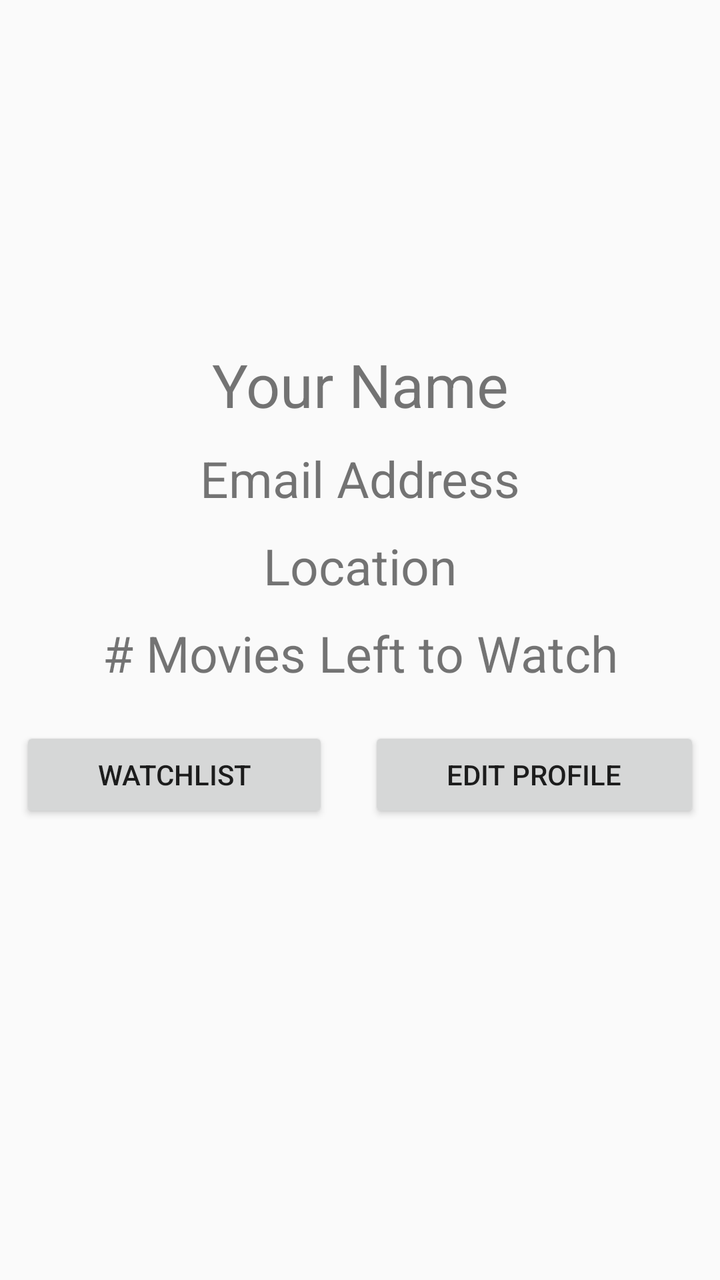
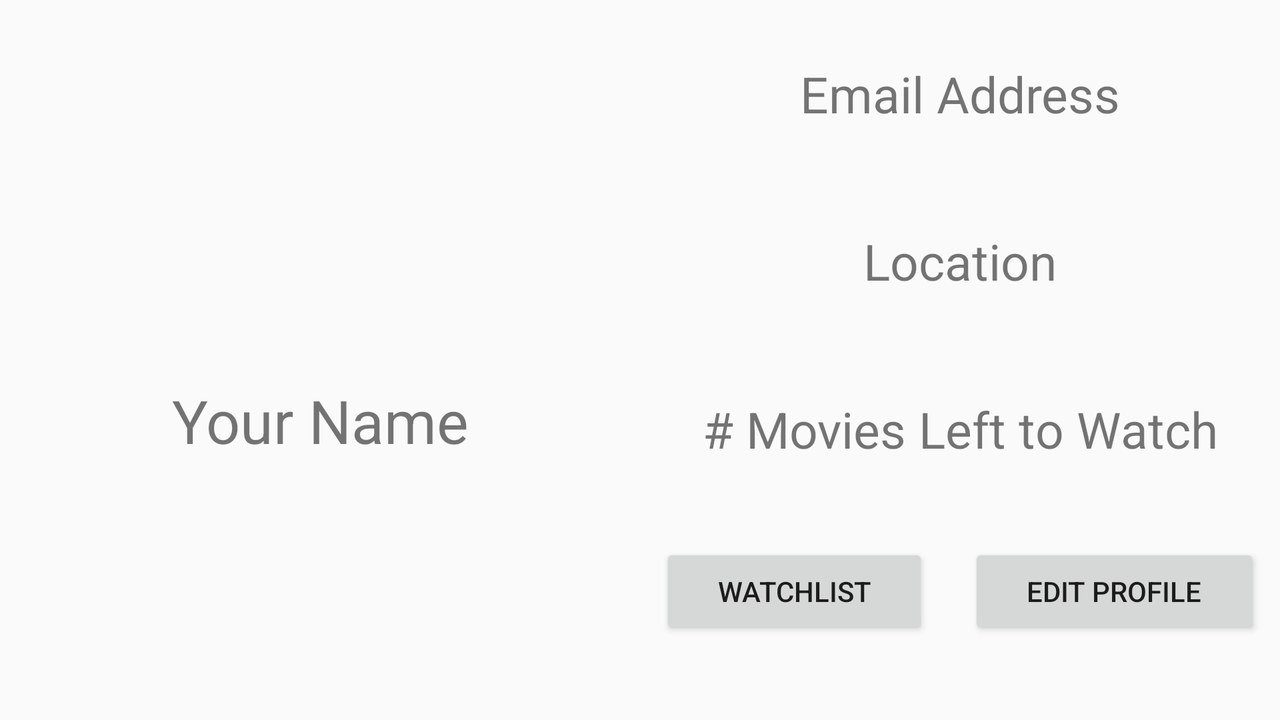

First picture: res/layout/ on a phone held upright. Second picture: the repository's own variant of that layout, on a device whose configuration matches the variant's folder. Source for both follows.
<!-- AndroidManifest.xml: application theme AppTheme -->
<!-- res/layout/tab_profile.xml -->
<?xml version="1.0" encoding="utf-8"?>
<LinearLayout xmlns:android="http://schemas.android.com/apk/res/android"
    xmlns:app="http://schemas.android.com/apk/res-auto"
    xmlns:tools="http://schemas.android.com/tools"
    android:id="@+id/profileLinearLayout"
    android:layout_width="match_parent"
    android:layout_height="match_parent"
    android:orientation="vertical"
    tools:context="com.example.davidngo.moviepal.ProfileTab"
    android:weightSum="1">

    <LinearLayout
        android:layout_width="match_parent"
        android:layout_height="wrap_content"
        android:layout_weight="1"
        android:orientation="vertical">

        <ImageView
            android:id="@+id/profilePicture"
            android:layout_width="145dp"
            android:layout_height="145dp"
            android:layout_gravity="center"
            android:src="@mipmap/ic_launcher_round"
            android:layout_marginTop="17dp"
            android:layout_alignParentTop="true"
            android:layout_centerHorizontal="true" />

        <TextView
            android:id="@+id/name"
            android:layout_width="match_parent"
            android:layout_height="wrap_content"
            android:gravity="center"
            android:text="Your Name"
            android:layout_marginTop="10dp"
            android:textSize="30dp"
            android:layout_centerHorizontal="true" />
        <TextView
            android:id="@+id/email"
            android:layout_width="match_parent"
            android:layout_height="wrap_content"
            android:gravity="center"
            android:layout_marginTop="10dp"
            android:text="Email Address"
            android:textSize="25dp"
            android:layout_alignParentLeft="true"
            android:layout_alignParentStart="true" />

        <TextView
            android:id="@+id/location"
            android:layout_width="match_parent"
            android:layout_height="wrap_content"
            android:gravity="center"
            android:text="Location"
            android:textSize="25dp"
            android:layout_marginTop="10dp"

            android:layout_alignParentLeft="true"
            android:layout_alignParentStart="true" />

        <TextView
            android:id="@+id/watchlistNum"
            android:layout_width="match_parent"
            android:layout_height="wrap_content"
            android:gravity="center"
            android:text="# Movies Left to Watch"
            android:textSize="25dp"
            android:layout_marginTop="10dp"
            android:layout_below="@+id/email"
            android:layout_alignParentLeft="true"
            android:layout_alignParentStart="true" />

        <LinearLayout
            android:layout_width="match_parent"
            android:layout_height="wrap_content"
            android:layout_weight="1"
            android:layout_marginTop="20dp"
            android:orientation="horizontal">


            <Button
                android:id="@+id/watchlistButton"
                android:layout_width="wrap_content"
                android:layout_height="wrap_content"
                android:layout_weight="1"
                android:text="Watchlist"
                android:layout_marginLeft="10dp"
                android:layout_marginRight="20dp"/>

            <Button
                android:id="@+id/editInfo"
                android:layout_width="wrap_content"
                android:layout_height="wrap_content"
                android:layout_weight="1"
                android:layout_marginRight="10dp"
                android:text="Edit Profile" />
        </LinearLayout>
    </LinearLayout>
</LinearLayout>
<!-- resources referenced by this layout -->
<resources>
  <style name="AppTheme" parent="Theme.AppCompat.Light.DarkActionBar">
          
          <item name="colorPrimary">@color/colorPrimary</item>
          <item name="colorPrimaryDark">@color/colorPrimaryDark</item>
          <item name="colorAccent">@color/colorAccent</item>
      </style>
  <color name="colorPrimary">#3F51B5</color>
  <color name="colorPrimaryDark">#303F9F</color>
  <color name="colorAccent">#FF4081</color>
</resources>
<!-- res/layout-land/tab_profile.xml (the repository's variant of the layout above) -->
<!-- drawn on the phone turned sideways -->
<?xml version="1.0" encoding="utf-8"?>
<LinearLayout xmlns:android="http://schemas.android.com/apk/res/android"
    xmlns:app="http://schemas.android.com/apk/res-auto"
    xmlns:tools="http://schemas.android.com/tools"
    android:id="@+id/profileLinearLayout"
    android:layout_width="match_parent"
    android:layout_height="match_parent"
    android:orientation="horizontal"
    tools:context="com.example.davidngo.moviepal.ProfileTab"
    android:weightSum="1">

    <LinearLayout
        android:layout_width="match_parent"
        android:layout_height="match_parent"
        android:layout_weight=".5"
        android:orientation="vertical">

        <ImageView
            android:id="@+id/profilePicture"
            android:layout_width="145dp"
            android:layout_height="180dp"
            android:layout_gravity="center_horizontal"
            android:src="@mipmap/ic_launcher_round" />
        <TextView
            android:id="@+id/name"
            android:layout_width="match_parent"
            android:layout_height="wrap_content"
            android:gravity="center"
            android:text="Your Name"
            android:layout_marginTop="10dp"
            android:textSize="30dp"
            android:layout_centerHorizontal="true" />

        </LinearLayout>



    <LinearLayout
        android:layout_width="match_parent"
        android:layout_height="match_parent"
        android:layout_weight=".5"
        android:orientation="vertical">

        <TextView
            android:id="@+id/email"
            android:layout_width="match_parent"
            android:layout_height="wrap_content"
            android:gravity="center"
            android:layout_marginTop="10dp"
            android:text="Email Address"
            android:layout_weight=".25"
            android:textSize="25dp"
            android:layout_alignParentLeft="true"
            android:layout_alignParentStart="true" />

        <TextView
            android:id="@+id/location"
            android:layout_width="match_parent"
            android:layout_height="wrap_content"
            android:gravity="center"
            android:layout_weight=".25"
            android:text="Location"
            android:textSize="25dp"
            android:layout_marginTop="10dp"

            android:layout_alignParentLeft="true"
            android:layout_alignParentStart="true" />

        <TextView
            android:id="@+id/watchlistNum"
            android:layout_width="match_parent"
            android:layout_height="wrap_content"
            android:gravity="center"
            android:layout_weight=".25"
            android:text="# Movies Left to Watch"
            android:textSize="25dp"
            android:layout_marginTop="10dp"
            android:layout_below="@+id/email"
            android:layout_alignParentLeft="true"
            android:layout_alignParentStart="true" />

        <LinearLayout
            android:layout_width="match_parent"
            android:layout_height="wrap_content"
            android:layout_weight=".25"
            android:layout_marginTop="20dp"
            android:orientation="horizontal">


            <Button
                android:id="@+id/watchlistButton"
                android:layout_width="wrap_content"
                android:layout_height="wrap_content"
                android:layout_weight="1"
                android:text="Watchlist"
                android:layout_marginLeft="10dp"
                android:layout_marginRight="20dp"/>

            <Button
                android:id="@+id/editInfo"
                android:layout_width="wrap_content"
                android:layout_height="wrap_content"
                android:layout_weight="1"
                android:layout_marginRight="10dp"
                android:text="Edit Profile" />
        </LinearLayout>
    </LinearLayout>
</LinearLayout>
